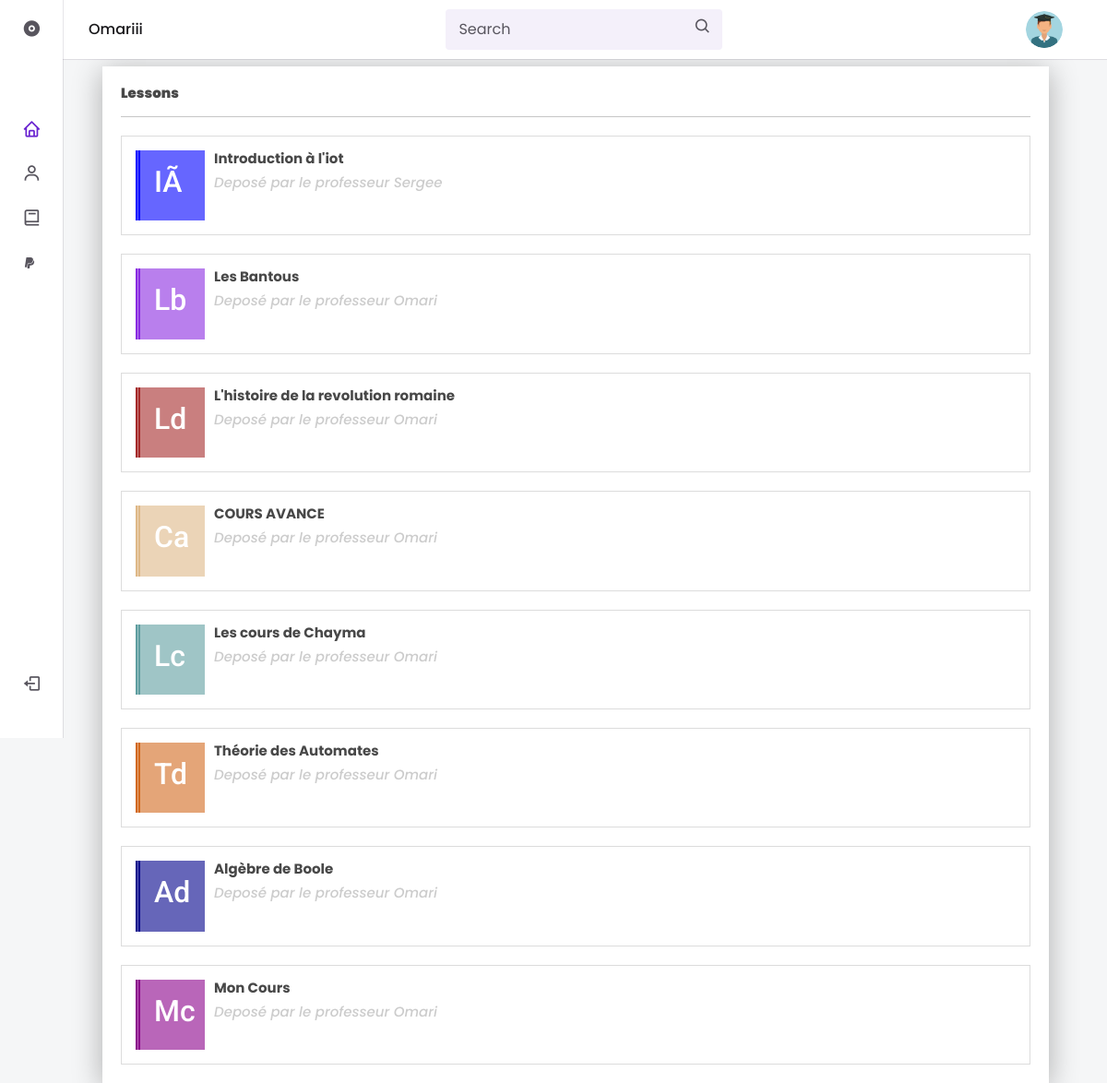
Page /listecours.php?coursdetails=3 (signed in) on the committed database.
### tables this page shows
CREATE TABLE `tbl_student` (
  `student_id` int(11) NOT NULL,
  `student_name` varchar(255) NOT NULL,
  `student_mail` varchar(255) NOT NULL,
  `student_addresse` varchar(250) NOT NULL,
  `student_password` varchar(250) NOT NULL,
  `student_roll_number` int(11) NOT NULL,
  `student_dob` date NOT NULL,
  `student_grade_id` int(11) NOT NULL,
  `absence` int(11) NOT NULL
);

CREATE TABLE `tbl_matiere` (
  `id_matiere` int(11) NOT NULL,
  `matiere` varchar(255) NOT NULL,
  `id_prof` int(11) NOT NULL,
  `grade_id` int(11) NOT NULL,
  `avatar` text NOT NULL
);

CREATE TABLE `tbl_section` (
  `section_id` int(11) NOT NULL,
  `section_name` varchar(250) NOT NULL,
  `id_prof` int(11) NOT NULL,
  `id_matiere` int(11) NOT NULL
);

CREATE TABLE `tbl_teacher` (
  `teacher_id` int(11) NOT NULL,
  `teacher_name` varchar(255) NOT NULL,
  `teacher_address` varchar(150) NOT NULL,
  `teacher_emailid` varchar(150) NOT NULL,
  `teacher_password` varchar(150) NOT NULL,
  `teacher_qualification` varchar(100) NOT NULL,
  `teacher_doj` date NOT NULL,
  `teacher_image` text NOT NULL,
  `teacher_grade_id` int(11) NOT NULL
);

### include/database_connection.php (called while the page is built, shortened)
<?php
     function explode_this($character){
        $retour='';
        $first_letter=substr($character,0,1);
         $exploder=explode(' ',$character);
        if(sizeof($exploder)==1){
            $retour=ucfirst($first_letter);
        }else{
            $retour=ucfirst($first_letter).''.strtolower($exploder[1][0]);
        }
        return $retour;
     }
?>

### listecours.php (the view, shortened to what this page needs)
<?php
        include('include/student/header.php');
    $id_grade=Get_student_grade_id($connect,$_SESSION['student_id']);
    $recent_courses=$connect->prepare("SELECT * FROM tbl_matiere
    INNER JOIN tbl_section ON tbl_section.id_matiere=tbl_matiere.id_matiere
    INNER JOIN tbl_teacher ON tbl_teacher.teacher_id=tbl_section.id_prof
    WHERE tbl_matiere.grade_id=? ORDER BY tbl_matiere.id_matiere DESC");
    $recent_courses->execute(array($id_grade));
    $color_list=['rgba(0,0,255,0.6)','rgba(138,43,226,.6)','rgba(165,42,42,.6)','rgba(222,184,135,.6)','rgba(95,158,160,.6)','rgba(210,105,30,.6)','rgba(0,0,139,.6)','rgba(139,0,139,.6)','rgba(153,50,204,.6)','rgba(72,61,139,.6)',
       'rgba(75,0,130,.6)','rgba(128,128,0,.6)'];
       $color_list2=['rgb(0,0,255)','rgb(138,43,226)','rgb(165,42,42)','rgb(222,184,135)','rgb(95,158,160)','rgb(210,105,30)','rgb(0,0,139)','rgb(139,0,139)','rgb(153,50,204)','rgb(72,61,139)','rgb(75,0,130)',
       'rgb(128,128,0)'];
?>
    <div class="container-fluid">
        <div class="row" id="SectionCours">
            <div class="col-md-12" >
                <div class="lessons__container">
                    <div class="courses__posed">
                        <div class="lessons_title">
                            <h2>Lessons</h2>
                            <hr>
                        </div>
                        <?php
                        $i=0;
                        foreach($recent_courses as $row){
                        ?>
                        <div class="lessons__content" id="lessons_id" data-courses_id="<?=$row['section_id']?>">
                            <div class="content__first" style="background-color:<?=$color_list[$i];?>;border-left:5px double <?=$color_list2[$i];?>">
                                    <h2><?=explode_this($row['section_name'])?></h2>
                            </div>
                            <div class="content__text">
                                <h4><?=$row['section_name'] ?></h4>
                                <h5 style="color:#ccc;"><em>Deposé par le professeur <?=ucfirst($row['teacher_name'])?></em> </h5>
                            </div>
                        </div>
                        <?php
                        $i+=1;
                    }
                    ?>
                    </div>
                </div>
            </div>
        </div>
    </div>
</body>
</html>

### include/student/header.php (shortened to what this page needs)
<?php
    include('include/database_connection.php');
    $req1=$connect->prepare("SELECT * FROM tbl_student
     WHERE student_id =?");
    $req1->execute(array($_SESSION["student_id"]));
    $fetch1=$req1->fetch();
?>
<!doctype html>
<html lang="en">
  <head>
    <link rel="stylesheet" href="https://stackpath.bootstrapcdn.com/bootstrap/4.1.3/css/bootstrap.min.css">
    <link rel="stylesheet" href="https://cdn.jsdelivr.net/npm/boxicons@latest/css/boxicons.min.css">
       <link rel="stylesheet" href="https://use.fontawesome.com/releases/v5.7.2/css/all.css"
>
        <link rel="stylesheet" href="https://cdnjs.cloudflare.com/ajax/libs/bootstrap-datepicker/1.9.0/css/bootstrap-datepicker.min.css">
  <link rel="stylesheet" href="https://cdnjs.cloudflare.com/ajax/libs/jquery-modal/0.9.1/jquery.modal.min.css" />
         <link rel="stylesheet" href="font/font/flaticon.css">
         <link rel="stylesheet" href="public/css/style.css">
         <link rel="stylesheet" type="text/css" href="//cdn.jsdelivr.net/npm/slick-carousel@1.8.1/slick/slick.css"/>
         <link rel="stylesheet" type="text/css" href="//cdn.jsdelivr.net/npm/slick-carousel@1.8.1/slick/slick-theme.css"/>
</head>
  <body>
        <header class="header">
            <div class="header__container">
                <img src="img/azer.png" class="header__img">
                  <a href="#" class="header__logo"><?=ucfirst($fetch1['student_name'])?></a>
                <div class="header__search">
                    <input type="search" placeholder="Search" class="header__input">
                    <i class='bx bx-search header__icon'></i>
                </div>
            </div>
        </header>
        <div class="nav" id="navbar">
            <nav class="nav__container">
                <div>
                    <a href="#" class="nav__link nav__logo">
                        <i class='bx bxs-disc nav__icon' ></i>
                    </a>
                    <div class="nav__list">
                        <div class="nav__items">
                            <a href="index.php" class="nav__link active">
                                <i class='bx bx-home nav__icon' ></i>
                            </a>
                            <div class="nav__dropdown">
                                <a href="profile.php" class="nav__link">
                                    <i class='bx bx-user nav__icon' ></i>
                                </a>
                            </div>
                            <a href="attendance.php" class="nav__link">
                            <i class='bx bx-book nav__icon'></i>
                            </a>
                            <a href="paiement.php" class="nav__link">
                            <i class='bx bxl-paypal'></i>
                            </a>
                        </div>
                    </div>
                </div>
                <a href="logout.php" class="nav__link nav__logout">
                    <i class='bx bx-log-out nav__icon' ></i>
                </a>
            </nav>
        </div>

### public/css/style.css (style rules this page uses)
:root { --header-height: 3.5rem; --nav-width: 219px; --first-color: #6923D0; --first-color-light: #F4F0FA; --title-color: #19181B; --text-color: #58555E; --text-color-light: #A5A1AA; --body-color: rgb(245,246,247); --container-color: #FFFFFF; --body-font: 'Poppins', sans-serif; --normal-font-size: .938rem; --small-font-size: .75rem; --smaller-font-size: .75rem; --font-medium: 500; --font-semi-bold: 600; --z-fixed: 100; }
@media screen and (min-width: 1024px) { :root { --normal-font-size: 1rem; --small-font-size: .875rem; --smaller-font-size: .813rem; } }
body { margin: var(--header-height) 0 0 0; padding: 1rem 1rem 0; font-family: var(--body-font); font-size: var(--normal-font-size); background-color: var(--body-color); color: var(--text-color); }
a { text-decoration: none; }
img { max-width: 100%; height: auto; }
.header { position: fixed; top: 0; left: 0; width: 100%; background-color: var(--container-color); box-shadow: 0 1px 0 rgba(22, 8, 43, 0.1); padding: 0 1rem; z-index: var(--z-fixed); }
.header__container,.header___container { display: flex; align-items: center; height: var(--header-height); justify-content: space-between; }
.header__img { width: 35px; height: 35px; border-radius: 50%; }
.header__logo { color: var(--title-color); font-weight: var(--font-medium); display: none; }
.header__search { display: flex; padding: .40rem .75rem; background-color: var(--first-color-light); border-radius: .25rem; }
.header__input { width: 100%; border: none; outline: none; background-color: var(--first-color-light); }
.header__input::placeholder { font-family: var(--body-font); color: var(--text-color); }
.header__icon, .header__toggle { font-size: 1.2rem; }
.nav { position: fixed; top: 0; left: -100%; height: 100vh; padding: 1rem 1rem 0; background-color: var(--container-color); box-shadow: 1px 0 0 rgba(22, 8, 43, 0.1); z-index: var(--z-fixed); transition: .4s; text-decoration: none; }
.nav__container { height: 100%; display: flex; flex-direction: column; justify-content: space-between; padding-bottom: 3rem; overflow: auto; scrollbar-width: none; }
.nav__logo { font-weight: var(--font-semi-bold); margin-bottom: 2.5rem; }
.nav__list, .nav__items { display: grid; }
.nav__list { row-gap: 2.5rem; }
.nav__items { row-gap: 1.5rem; }
a.nav__link { text-decoration: none; }
.nav__link { display: flex; align-items: center; color: var(--text-color); text-decoration: none; }
.nav__icon { font-size: 1.2rem; margin-right: .5rem; }
.nav__logout { margin-top: 5rem; }
.nav__dropdown { overflow: hidden; max-height: 21px; transition: .4s ease-in-out; }
.active { color: var(--first-color); }
@media screen and (min-width: 768px) { body { padding: 1rem 3rem 0 6rem; } }
@media screen and (min-width: 768px) { .header { padding: 0 3rem 0 6rem; } }
@media screen and (min-width: 768px) { .header__container { height: calc(var(--header-height) + .5rem); } }
@media screen and (min-width: 768px) { .header__search { width: 300px; padding: .55rem .75rem; } }
@media screen and (min-width: 768px) { .header__logo { display: block; } }
@media screen and (min-width: 768px) { .header__img { width: 40px; height: 40px; order: 1; } }
@media screen and (min-width: 768px) { .nav { left: 0; padding: 1.2rem 1.5rem 0; width: 68px; } }
@media screen and (min-width: 768px) { .nav__items { row-gap: 1.7rem; } }
@media screen and (min-width: 768px) { .nav__icon { font-size: 1.3rem; } }
.lessons__container ,.lessons__information { background-color: white; box-shadow: 0 5px 30px rgba(0,0,0,.30); font-family: "Poppins"; padding: 20px 20px 20px 20px; }
.lessons__content { border: 1px solid rgb(220,220,220); padding: 15px 15px; margin-top: 20px; cursor: pointer; display: flex; transition: .5s; }
.lessons_title h2 { color: rgba(72,72,72); font-weight: 900; font-size: 15px; }
.lessons_title hr { color:rgb(220,220,220); background-color:rgb(220,220,220); }
.content__text { margin-left: 10px; }
.content__text h4, .content__text h5 { color: rgb(72,72,72); font-weight: 650; font-size: 15px; }
.content__text h5 { font-style: italic; font-weight: 500; }
.content__first { width: 75px; padding: 15px 15px; }
.content__first h2 { color:white; font-family: Roboto; }

### rows in the picture
tbl_student: student_name "Omariii"
tbl_matiere: tbl_section.section_name "IÃ", tbl_section.section_name "Introduction à l'iot", tbl_teacher.teacher_name "Sergee"
tbl_matiere: tbl_section.section_name "Lb", tbl_section.section_name "Les Bantous", tbl_teacher.teacher_name "Omari", tbl_section.section_name "Ld", tbl_section.section_name "L'histoire de la revolution romaine"
tbl_matiere: tbl_section.section_name "Ca", tbl_section.section_name "COURS AVANCE", tbl_teacher.teacher_name "Omari", tbl_section.section_name "Lc", tbl_section.section_name "Les cours de Chayma", tbl_section.section_name "Td", tbl_section.section_name "Théorie des Automates", tbl_section.section_name "Ad", tbl_section.section_name "Algèbre de Boole", tbl_section.section_name "Mc", tbl_section.section_name "Mon Cours"
